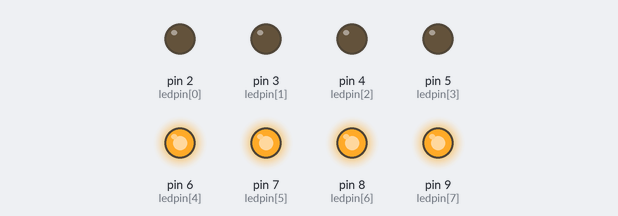
Bench run of a sketch on a simulated Arduino Uno, built with avr-gcc and run on an emulated ATmega328P. On the bench: output pins drawn as LEDs (lit = HIGH).

Above: at 0.2 s.
At 1.7 s:
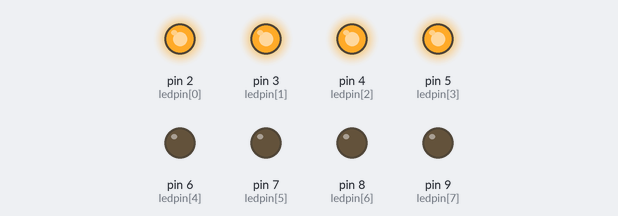
Timing chart, 0 to 3.0 s (numbered marks = the images above):
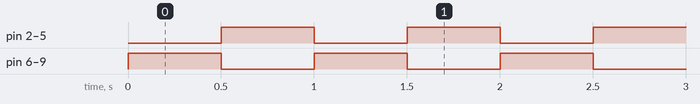

Measured:
- by itself, pin 2 (ledpin[0]), pin 3 (ledpin[1]), pin 4 (ledpin[2]), pin 5 (ledpin[3]), pin 6 (ledpin[4]), pin 7 (ledpin[5]), pin 8 (ledpin[6]), pin 9 (ledpin[7]): alternates HIGH for 0.50 s and LOW for 0.50 s

The sketch:

8_li.ino
```cpp
const int ledpin[]= {2,3,4,5,6,7,8,9};

void setup() {
 //2-9 arası pinler çıkış olarak yüklendirildi
for(int i=0; i<8; i++)
pinMode(ledpin[i],OUTPUT);
}

void loop() {
//ilk 4 bit sönük son 4 bit yanık
 for(int i=0; i<8; i++)
{
  if(i<4)digitalWrite(ledpin[i],LOW);
  else digitalWrite(ledpin[i],HIGH);

}
delay(500);
//ilk 4 bit sönük son 4 bit yanık
 for(int i=0; i<8; i++)
 {
   if(i<4)digitalWrite(ledpin[i],HIGH);
  else digitalWrite(ledpin[i],LOW);
 }
 delay(500);
}//loop sonu
```
